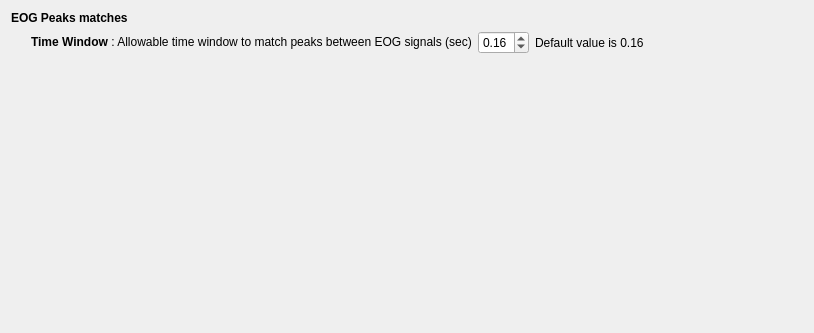
<?xml version="1.0" encoding="UTF-8"?>
<ui version="4.0">
 <class>EOGPeaksMatchesSettingsView</class>
 <widget class="QWidget" name="EOGPeaksMatchesSettingsView">
  <property name="geometry">
   <rect>
    <x>0</x>
    <y>0</y>
    <width>814</width>
    <height>333</height>
   </rect>
  </property>
  <property name="windowTitle">
   <string>Form</string>
  </property>
  <property name="styleSheet">
   <string notr="true">font: 12pt &quot;Roboto&quot;;</string>
  </property>
  <layout class="QHBoxLayout" name="horizontalLayout_2">
   <item>
    <layout class="QVBoxLayout" name="verticalLayout">
     <item>
      <widget class="QLabel" name="label_4">
       <property name="text">
        <string>&lt;html&gt;&lt;head/&gt;&lt;body&gt;&lt;p&gt;&lt;span style=&quot; font-weight:600;&quot;&gt;EOG Peaks matches&lt;/span&gt;&lt;/p&gt;&lt;/body&gt;&lt;/html&gt;</string>
       </property>
      </widget>
     </item>
     <item>
      <layout class="QHBoxLayout" name="horizontalLayout">
       <item>
        <spacer name="horizontalSpacer_3">
         <property name="orientation">
          <enum>Qt::Horizontal</enum>
         </property>
         <property name="sizeType">
          <enum>QSizePolicy::Fixed</enum>
         </property>
         <property name="sizeHint" stdset="0">
          <size>
           <width>20</width>
           <height>20</height>
          </size>
         </property>
        </spacer>
       </item>
       <item>
        <widget class="QLabel" name="label_5">
         <property name="text">
          <string>&lt;html&gt;&lt;head/&gt;&lt;body&gt;&lt;p&gt;&lt;span style=&quot; font-weight:600;&quot;&gt;Time Window&lt;/span&gt; : Allowable time window to match peaks between EOG signals (sec)&lt;/p&gt;&lt;/body&gt;&lt;/html&gt;</string>
         </property>
        </widget>
       </item>
       <item>
        <widget class="QDoubleSpinBox" name="doubleSpinBox_matchP_timeWin">
         <property name="maximum">
          <double>5.000000000000000</double>
         </property>
         <property name="singleStep">
          <double>0.010000000000000</double>
         </property>
         <property name="value">
          <double>0.160000000000000</double>
         </property>
        </widget>
       </item>
       <item>
        <widget class="QLabel" name="label">
         <property name="text">
          <string>Default value is 0.16</string>
         </property>
        </widget>
       </item>
      </layout>
     </item>
     <item>
      <spacer name="verticalSpacer">
       <property name="orientation">
        <enum>Qt::Vertical</enum>
       </property>
       <property name="sizeHint" stdset="0">
        <size>
         <width>20</width>
         <height>40</height>
        </size>
       </property>
      </spacer>
     </item>
    </layout>
   </item>
   <item>
    <spacer name="horizontalSpacer">
     <property name="orientation">
      <enum>Qt::Horizontal</enum>
     </property>
     <property name="sizeHint" stdset="0">
      <size>
       <width>156</width>
       <height>20</height>
      </size>
     </property>
    </spacer>
   </item>
  </layout>
 </widget>
 <resources>
  <include location="../../../../scinodes_poc/src/main/python/ui/themes/themes.qrc"/>
 </resources>
 <connections/>
</ui>
